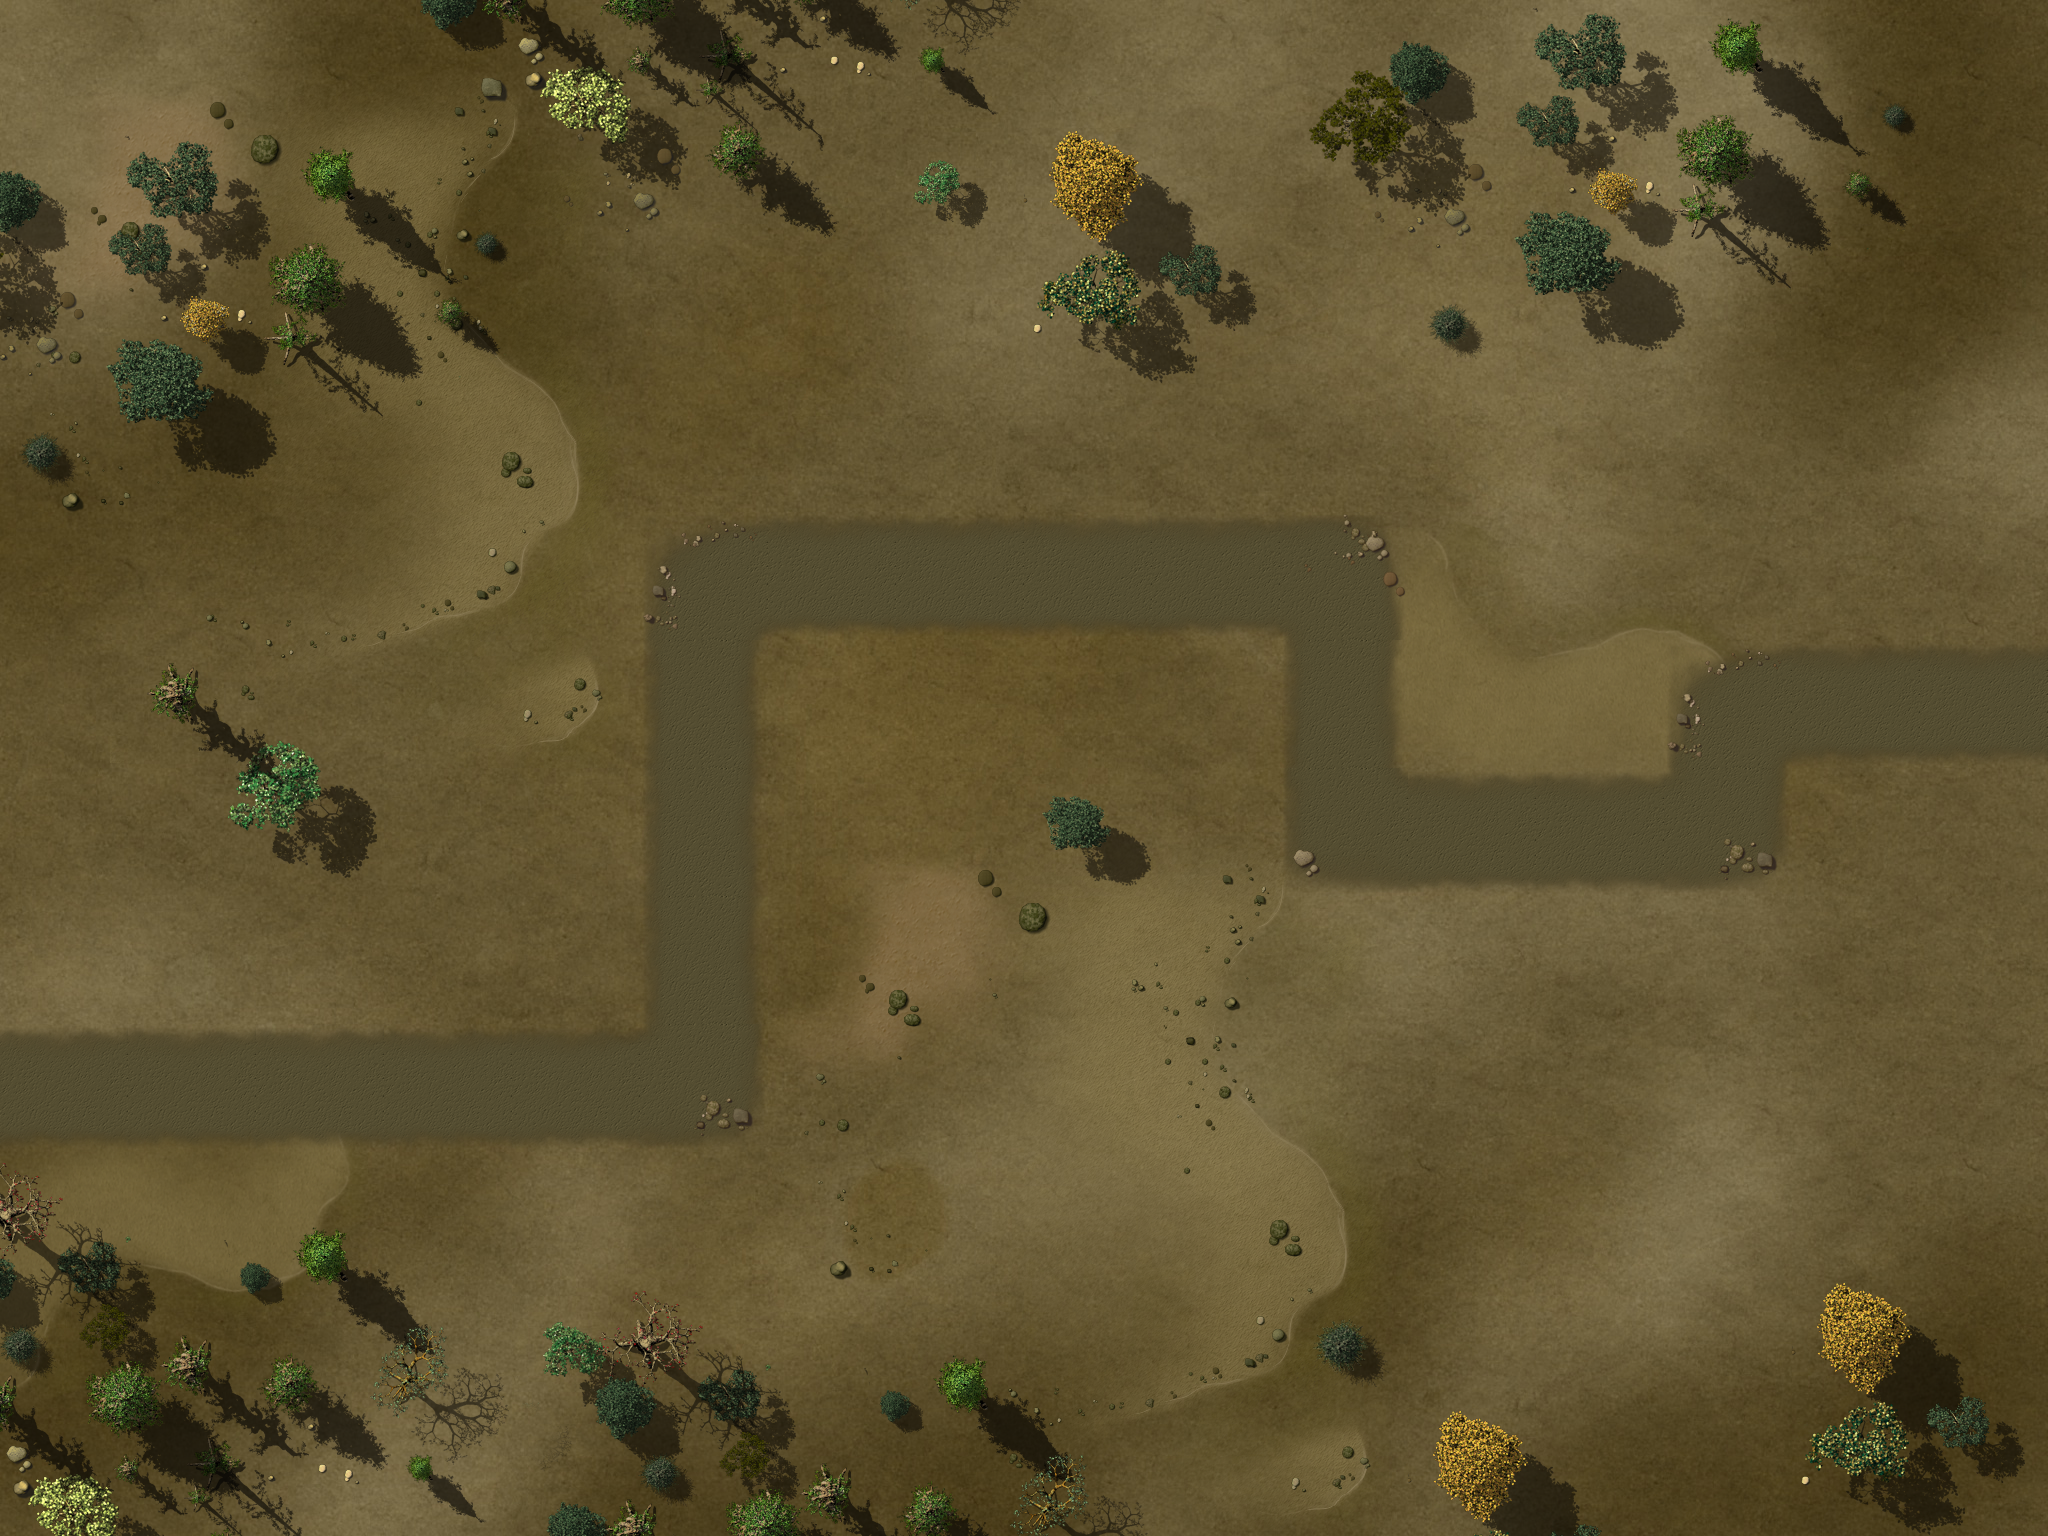

This is a level from a 2D game, rendered from its Tiled map with the project's own tilesets. A one-line summary and the map file follow, with tile-layer data summarised:
An orthogonal 16x12 tile map with 128x128 px tiles, 5 tile layers (Ground, Objects1, Objects2, Path, ...), 3 tilesets and 28 objects.

<map version="1.0" orientation="orthogonal" width="16" height="12" tilewidth="128" tileheight="128">
 <properties>
 <property name="wave01" value="10,10,10,1,10,10,10,1,10,10,10,10,10,1,10,10,10,10,10,10,1,10,10,1,10,10,10,10,1,10,10,10,10,2,10,10,2,10,10,2" />
 <property name="wave02" value="1,2,1,1,1,2,10,10,10,2,10,10,1,1,2,2,1,1,10,10,10,10,10,2,2,1,1" />
 <property name="wave03" value="1,1,1,2,4,4,1,1,1,4,1,2,1,2,1,1,4,4,1,1,2" />
 <property name="wave04" value="1,1,1,1,4,1,1,1,1,4,1,1,1,4,1,1,1,2,1,1,10,10,10" />
 <property name="wave05" value="1,1,1,1,10,10,10,2,4,2,4,1,1,1,10,10,10,10,1,1,1,2,2,4,4,2,10,10,10,10" />
 <property name="wave06" value="1,1,1,2,4,2,4,1,1,1,1,1,1,4,2,1,1,1,2,2,2,4,4,1,2,1,2,1" />
 <property name="wave07" value="1,1,1,1,2,1,1,1,2,4,1,4,1,1,1,1,2,1,1,1,2,4,4" />
 <property name="wave08" value="1,2,1,1,1,2,10,10,10,2,10,10,1,1,2,2,1,1,10,10,10,10,10,2,2,1,1" />
 <property name="wave09" value="1,1,1,1,1,1,1,1,1,1,1,1,1,1,1,2,2,1,1,1,1,1,1" />
 <property name="wave10" value="10,10,10,10,10,10,10,10,1,1,1,2,2,4,4,4,10,10,10,10,4,10,2,1,1,10,10,10,10,4,4,2,100,1,1,1,1" />
 <property name="wave11" value="10,10,10,10,1,1,1,5,5,1,1,5,3,1,1,1,1,2,4,4,4,4,1,1,1,1" />
 <property name="wave12" value="2,2,2,1,4,1,4,4,1,1,1,4,1,1,1,1,5,5,5,1,1,5,5,1,1,5,5,1" />
 <property name="wave13" value="3,1,10,10,10,10,10,10,10,10,10,10,10,1,1,1,1,4,4,2,3,10,10,10,10,10,10,1,1,1,5,5,5,5" />
 <property name="wave14" value="1,5,1,5,1,5,1,5,1,5,1,3,1,5,1,5,5,5,4,4,4,1,1,5,3" />
 <property name="wave15" value="5,5,4,1,4,4,1,1,1,1,10,10,10,10,10,10,10,10,10,10,3,5,5,5,2,2,1,1,1,1,2" />
 </properties>
 <tileset firstgid="1" name="ground" tilewidth="128" tileheight="128">
  <image source="tilesWorld1.png" width="2048" height="2048" />
 </tileset>
 <tileset firstgid="257" name="path" tilewidth="128" tileheight="128">
  <image source="path01.png" width="512" height="512" />
 </tileset>
 <tileset firstgid="273" name="Ground" tilewidth="2048" tileheight="1536">
  <image source="ground1.jpg" width="2048" height="1536" />
 </tileset>
 <layer name="Ground" width="16" height="12">
  <data>[192 cells, 1 non-empty, 1 distinct tile ids]</data>
 </layer>
 <layer name="Objects1" width="16" height="12">
  <data>[192 cells, 80 non-empty, 41 distinct tile ids]</data>
 </layer>
 <layer name="Objects2" width="16" height="12">
  <data>[192 cells, 71 non-empty, 42 distinct tile ids]</data>
 </layer>
 <objectgroup name="Objects3" width="16" height="12">
  <object gid="233" x="1634" y="1252" />
  <object gid="248" x="1782" y="1138" />
  <object gid="250" x="1678" y="1304" />
  <object gid="220" x="1708" y="1218" />
  <object gid="110" x="870" y="578" />
  <object gid="127" x="1392" y="658" />
  <object gid="111" x="306" y="1240" />
  <object gid="96" x="1756" y="466" />
  <object gid="112" x="1562" y="1428" />
  <object gid="125" x="506" y="1024" />
  <object gid="125" x="1394" y="1008" />
 </objectgroup>
 <layer name="Path" width="16" height="12">
  <data>[192 cells, 23 non-empty, 6 distinct tile ids]</data>
 </layer>
 <objectgroup name="Locked" width="16" height="12" visible="0">
  <object x="2432" y="256" />
  <object x="256" y="768" width="128" height="128" />
  <object x="128" y="640" width="128" height="128" />
  <object x="1664" y="1152" width="128" height="128" />
  <object x="1024" y="768" width="128" height="128" />
  <object x="1792" y="1024" width="128" height="128" />
  <object x="1536" y="256" width="128" height="128" />
  <object x="1408" y="256" width="128" height="128" />
  <object x="1024" y="256" width="128" height="128" />
  <object x="1152" y="256" width="128" height="128" />
  <object x="0" y="0" width="2048" height="256" />
  <object x="128" y="256" width="384" height="128" />
  <object x="128" y="384" width="128" height="128" />
  <object x="0" y="1280" width="2048" height="256" />
  <object x="0" y="256" width="128" height="1024" />
  <object x="1920" y="256" width="128" height="1024" />
 </objectgroup>
 <objectgroup name="Waypoints" width="16" height="12" visible="0">
  <object x="0" y="512">
   <polyline points="-125,572 703,571 706,64 1346,67 1351,313 1732,319 1733,196 2298,204" />
  </object>
 </objectgroup>
 <layer name="blendAdd" width="16" height="12">
  <data>[192 cells, 0 non-empty, 0 distinct tile ids]</data>
 </layer>
</map>
